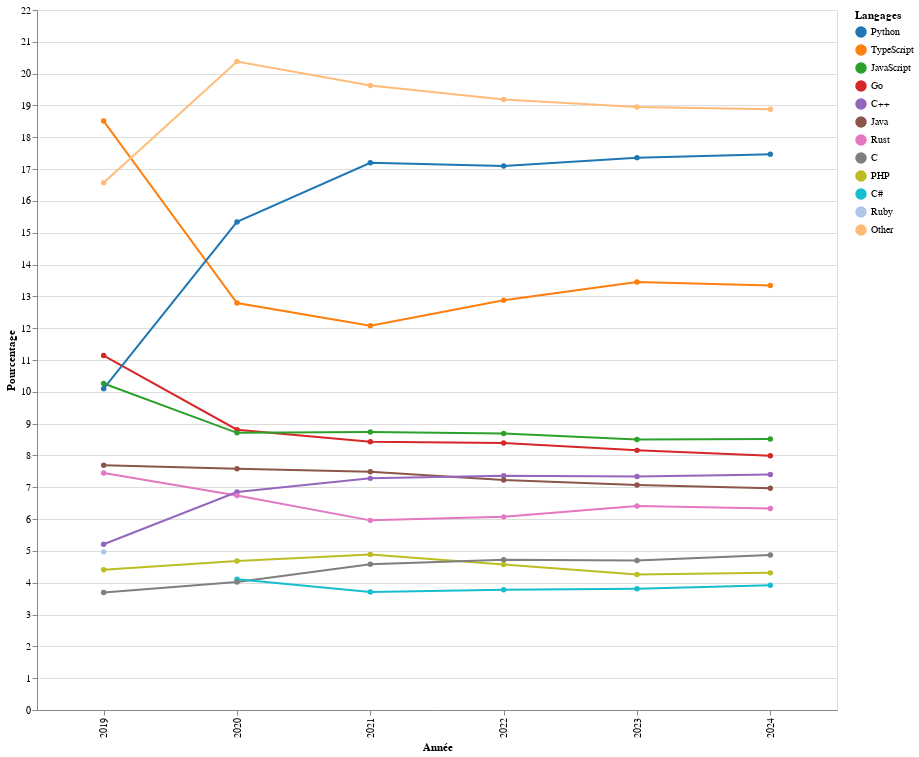

Here is the notebook cell this chart was saved with:
### Markdown cell above
## Draw a line chart representing the evolution of the languages over the years

- This plot will represent the evolution of the use of the different languages over the years.
- The languages that are less than 1% of the total will be grouped as Others.
- The percentage of each language will be represented on the y-axis and the year on the x-axis.

### Code cell
data = []

# The loop below will create a dictionary with the year, language and percentage for each year
# And then append it to the data list to later create a dataframe
for year, df in resulting_repartition:
    top_10 = df.head(10)
    others = df.iloc[10:]

    for _, row in top_10.iterrows():
        data.append({
            'Year': year,
            'Language': row['Language'],
            'Percentage': row['Percentage']
        })

    other_pct = others['Percentage'].sum()
    data.append({
        'Year': year,
        'Language': 'Other',
        'Percentage': other_pct
    })

resulting_df = pd.DataFrame(data)
resulting_df2= resulting_df[resulting_df['Language'] != 'Other'].copy()

order_2024 = resulting_df2[resulting_df2['Year'] == 2024].sort_values(by='Percentage', ascending=False)['Language'].tolist()
order_2024.append('Autres')

# Random color palette generated thanks to AI.
color_palette = [
    '#1f77b4', '#ff7f0e', '#2ca02c', '#d62728', '#9467bd',
    '#8c564b', '#e377c2', '#7f7f7f', '#bcbd22', '#17becf',
    '#aec7e8', '#ffbb78', '#98df8a', '#ff9896', '#c5b0d5',
    '#c49c94', '#f7b6d2', '#c7c7c7', '#dbdb8d', '#9edae5'
]

'''
This part is used to create the line chart with Altair
'''
chart = alt.Chart(resulting_df).mark_line(point=True).encode(
    x=alt.X('Year:O', title="Année"),
    y=alt.Y('Percentage:Q', title="Pourcentage", scale=alt.Scale(domain=[0,22])),
    color=alt.Color('Language:N', title="Langages", sort=order_2024,  scale=alt.Scale(range=color_palette)),
    tooltip=["Year", "Language", "Percentage"]
).properties(
    width=800,
    height=700,
).interactive()

chart.show()
chart.save('../out/charts/langages.png')

### Figure 1 — Vega-Lite specification as saved in the notebook (floating-point values rounded to 4 significant figures)
{"config": {"view": {"continuousWidth": 300, "continuousHeight": 300}}, "data": {"name": "data-2cc81cceedb4a9449543aebd7371ac35"}, "mark": {"type": "line", "point": true}, "encoding": {"color": {"field": "Language", "scale": {"range": ["#1f77b4", "#ff7f0e", "#2ca02c", "#d62728", "#9467bd", "#8c564b", "#e377c2", "#7f7f7f", "#bcbd22", "#17becf", "#aec7e8", "#ffbb78", "#98df8a", "#ff9896", "#c5b0d5", "#c49c94", "#f7b6d2", "#c7c7c7", "#dbdb8d", "#9edae5"]}, "sort": ["Python", "TypeScript", "JavaScript", "Go", "C++", "Java", "Rust", "C", "PHP", "C#", "Autres"], "title": "Langages", "type": "nominal"}, "tooltip": [{"field": "Year", "type": "quantitative"}, {"field": "Language", "type": "nominal"}, {"field": "Percentage", "type": "quantitative"}], "x": {"field": "Year", "title": "Année", "type": "ordinal"}, "y": {"field": "Percentage", "scale": {"domain": [0, 22]}, "title": "Pourcentage", "type": "quantitative"}}, "height": 700, "params": [{"name": "param_1", "select": {"type": "interval", "encodings": ["x", "y"]}, "bind": "scales"}], "width": 800, "$schema": "https://vega.github.io/schema/vega-lite/v5.20.1.json", "datasets": {"data-2cc81cceedb4a9449543aebd7371ac35": [{"Year": 2019, "Language": "TypeScript", "Percentage": 18.51}, {"Year": 2019, "Language": "Go", "Percentage": 11.14}, {"Year": 2019, "Language": "JavaScript", "Percentage": 10.26}, {"Year": 2019, "Language": "Python", "Percentage": 10.1}, {"Year": 2019, "Language": "Java", "Percentage": 7.69}, {"Year": 2019, "Language": "Rust", "Percentage": 7.45}, {"Year": 2019, "Language": "C++", "Percentage": 5.21}, {"Year": 2019, "Language": "Ruby", "Percentage": 4.97}, {"Year": 2019, "Language": "PHP", "Percentage": 4.41}, {"Year": 2019, "Language": "C", "Percentage": 3.69}, {"Year": 2019, "Language": "Other", "Percentage": 16.57}, {"Year": 2020, "Language": "Python", "Percentage": 15.34}, {"Year": 2020, "Language": "TypeScript", "Percentage": 12.79}, {"Year": 2020, "Language": "Go", "Percentage": 8.81}, {"Year": 2020, "Language": "JavaScript", "Percentage": 8.71}, {"Year": 2020, "Language": "Java", "Percentage": 7.58}, {"Year": 2020, "Language": "C++", "Percentage": 6.85}, {"Year": 2020, "Language": "Rust", "Percentage": 6.74}, {"Year": 2020, "Language": "PHP", "Percentage": 4.68}, {"Year": 2020, "Language": "C#", "Percentage": 4.11}, {"Year": 2020, "Language": "C", "Percentage": 4.02}, {"Year": 2020, "Language": "Other", "Percentage": 20.38}, {"Year": 2021, "Language": "Python", "Percentage": 17.2}, {"Year": 2021, "Language": "TypeScript", "Percentage": 12.08}, {"Year": 2021, "Language": "JavaScript", "Percentage": 8.74}, {"Year": 2021, "Language": "Go", "Percentage": 8.43}, {"Year": 2021, "Language": "Java", "Percentage": 7.49}, {"Year": 2021, "Language": "C++", "Percentage": 7.28}, {"Year": 2021, "Language": "Rust", "Percentage": 5.96}, {"Year": 2021, "Language": "PHP", "Percentage": 4.89}, {"Year": 2021, "Language": "C", "Percentage": 4.58}, {"Year": 2021, "Language": "C#", "Percentage": 3.71}, {"Year": 2021, "Language": "Other", "Percentage": 19.63}, {"Year": 2022, "Language": "Python", "Percentage": 17.1}, {"Year": 2022, "Language": "TypeScript", "Percentage": 12.88}, {"Year": 2022, "Language": "JavaScript", "Percentage": 8.69}, {"Year": 2022, "Language": "Go", "Percentage": 8.39}, {"Year": 2022, "Language": "C++", "Percentage": 7.36}, {"Year": 2022, "Language": "Java", "Percentage": 7.23}, {"Year": 2022, "Language": "Rust", "Percentage": 6.07}, {"Year": 2022, "Language": "C", "Percentage": 4.72}, {"Year": 2022, "Language": "PHP", "Percentage": 4.57}, {"Year": 2022, "Language": "C#", "Percentage": 3.78}, {"Year": 2022, "Language": "Other", "Percentage": 19.19}, {"Year": 2023, "Language": "Python", "Percentage": 17.36}, {"Year": 2023, "Language": "TypeScript", "Percentage": 13.45}, {"Year": 2023, "Language": "JavaScript", "Percentage": 8.5}, {"Year": 2023, "Language": "Go", "Percentage": 8.16}, {"Year": 2023, "Language": "C++", "Percentage": 7.34}, {"Year": 2023, "Language": "Java", "Percentage": 7.07}, {"Year": 2023, "Language": "Rust", "Percentage": 6.41}, {"Year": 2023, "Language": "C", "Percentage": 4.7}, {"Year": 2023, "Language": "PHP", "Percentage": 4.26}, {"Year": 2023, "Language": "C#", "Percentage": 3.81}, {"Year": 2023, "Language": "Other", "Percentage": 18.95}, {"Year": 2024, "Language": "Python", "Percentage": 17.47}, {"Year": 2024, "Language": "TypeScript", "Percentage": 13.34}, {"Year": 2024, "Language": "JavaScript", "Percentage": 8.52}, {"Year": 2024, "Language": "Go", "Percentage": 7.99}, {"Year": 2024, "Language": "C++", "Percentage": 7.4}, {"Year": 2024, "Language": "Java", "Percentage": 6.97}, {"Year": 2024, "Language": "Rust", "Percentage": 6.33}, {"Year": 2024, "Language": "C", "Percentage": 4.87}, {"Year": 2024, "Language": "PHP", "Percentage": 4.31}, {"Year": 2024, "Language": "C#", "Percentage": 3.92}, {"Year": 2024, "Language": "Other", "Percentage": 18.88}]}}
